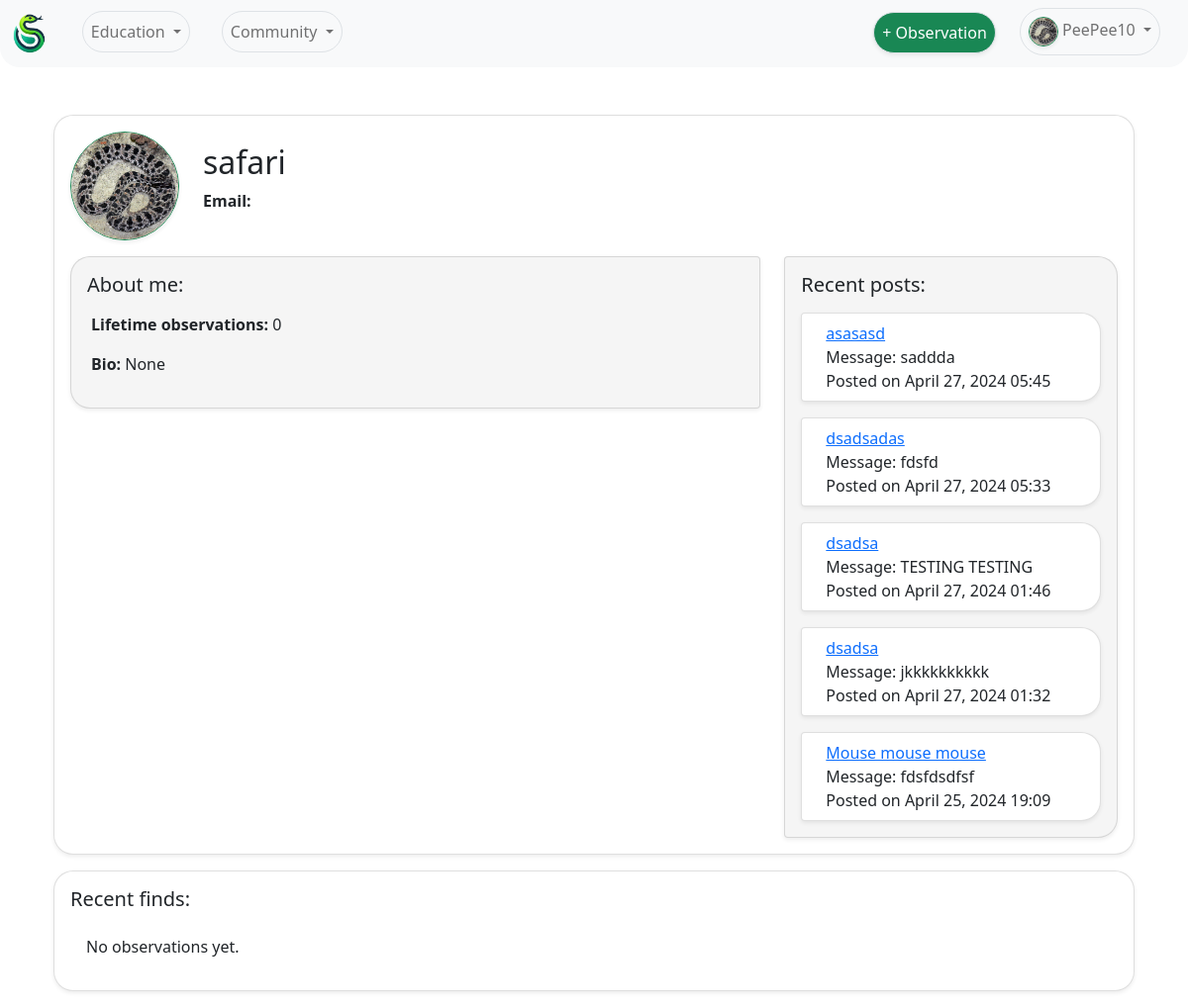
The app's page /auth/profile/safari/ (signed in) with its own data.
### UserAuth/models.py (models this page shows, shortened)
class UserProfile(models.Model):
    user = models.OneToOneField(User, on_delete=models.CASCADE) # Link the user profile to a user model instance
    profile_pic = models.ImageField(upload_to='profile_pics/', default='profile_pics/default.jpg' ,null=True, blank=True) # User profile picture
    bio = models.TextField(null=True, blank=True) # User bio
    observations = models.IntegerField(default=0) # User observation count

### Forum/models.py (models this page shows, shortened)
class Post(models.Model):
    thread = models.ForeignKey(Thread, on_delete=models.CASCADE, related_name='posts')
    message = models.TextField()
    created_by = models.ForeignKey(User, on_delete=models.CASCADE, related_name='posts_created')
    created_at = models.DateTimeField(auto_now_add=True)
    updated_at = models.DateTimeField(auto_now=True)

class Thread(models.Model):
    title = models.CharField(max_length=255)
    board = models.ForeignKey(Board, on_delete=models.CASCADE, related_name='threads')
    starter = models.ForeignKey(User, on_delete=models.CASCADE, related_name='threads_started')
    created_at = models.DateTimeField(auto_now_add=True)
    updated_at = models.DateTimeField(auto_now=True)

### UserAuth/views.py (the view)
# urls.py: path('profile/', views.profile_view, name='profile'),
@login_required
def profile_view(request, username=None):
    if username:
        user = get_object_or_404(User, username=username)
    else:
        user = request.user
    userprofile = UserProfile.objects.get(user=user)
    observations = UserObservation.objects.filter(user=user.userprofile)
    recentPosts = Post.objects.filter(created_by=user).order_by('-created_at')[:5] # Get the 5 most recent posts by the user
    recentobservations = observations.order_by('-date')[:6] # Get the 6 most recent observations by the user
    context = {
        'user': user,
        'userprofile': userprofile,
        'observations': observations,
        'recentPosts': recentPosts,
        'recentobservations': recentobservations
    }
    return render(request, 'profile.html', context)

### UserAuth/templates/profile.html (shortened to what this page needs)
{% extends 'base.html' %}
{% block content %}
{% load static %}
<div class="container my-3">
    <div class="card shadow-sm" style="border-radius: 20px; overflow: hidden;">
        <div class="card-body">
            <div class="row align-items-center">
                <div class="col-auto">
                    {% if user.userprofile.profile_pic %}
                        <img src="{{MEDIA_URL}}{{ user.userprofile.profile_pic.url }}" class="rounded-circle border border-success shadow-sm" alt="Profile Picture" style="width: 110px; height: 110px; object-fit: cover;">
                    {% else %}
                        <img src="{% static 'default.jpg' %}" class="rounded-circle border border-success shadow-sm" alt="Default Profile Picture" style="width: 110px; height: 110px; object-fit: cover;">
                    {% endif %}
                </div>
                <div class="col">
                    <h2 class="card-title">{{ user.username | slice:":15" }}</h2>
                    <p><strong>Email:</strong> {{ user.email }}</p>
                </div>
            </div>
            <div class="row mt-3">
                <div class="col-md-8">
                    <div class="card shadow-sm mb-3" style="background-color:whitesmoke; border-top-left-radius: 20px; border-bottom-left-radius: 20px; overflow:hidden">
                        <div class="card-body">
                            <h5 class="card-title mb-3">About me:</h5>
                            <div class="mx-1">
                                <p><strong>Lifetime observations:</strong> {{ user.userprofile.observations }}</p>
                                <p><strong>Bio:</strong> {{ user.userprofile.bio }}</p>
                            </div>
                        </div>
                    </div>
                </div>
                <div class="col-md-4">
                    <div class="card shadow-sm" style="background-color:whitesmoke; border-top-right-radius: 20px; border-bottom-right-radius: 20px; overflow:hidden">
                        <div class="card-body">
                            <h5 class="card-title">Recent posts:</h5>
                            {% if recentPosts %}
                                {% for post in recentPosts %}
                                    <div class="card shadow-sm mt-3 recentpost" style="border-top-right-radius: 20px; border-bottom-right-radius: 20px; overflow: hidden;">
                                        <div class="mx-4 mt-2 mb-2">
                                            <a href="{% url 'thread_posts' thread_id=post.thread.id %}">{{ post.thread.title }}</a>
                                            <br>
                                            Message: {{ post.message|truncatechars:50 }}
                                            <br>
                                            Posted on {{ post.created_at|date:"F d, Y H:i" }}
                                        </div>
                                    </div>
                                {% endfor %}
                            {% else %}
                                <p class="mx-1">No recent posts to display.</p>
                            {% endif %}
                        </div>
                    </div>
                </div>
            </div>
        </div>
    </div>
    <div class="card shadow-sm mt-3" style="border-radius: 20px; overflow: hidden;">
        <div class="card-body">
            <h5 class="card-title">Recent finds:</h5>
            {% if recentobservations %}
            <div class="container mt-3">
                <div class="card shadow-sm" style="border-radius: 20px; overflow: hidden;">
                    <div class="row mx-3">
                        {% for observation in recentobservations %}
                            <div class="col-sm-12 col-md-6">
                                <div class="card shadow-sm mt-3 mb-3 obsitem" style="background-color:whitesmoke; border-radius: 20px; overflow: hidden;">
                                    <div class="card-body">
                                        <h5 class="card-title
                                        {% if observation.species %}
                                            text-success
                                        {% else %}
                                            text-danger
                                        {% endif %}">
                                            <a href="{% url 'id_view' %}">{{ observation.species }}</a>
                                        </h5>
                                        <h6 class="card-subtitle mb-3 text-muted">{{ observation.date|date:"F d, Y H:i" }}</h6>
                                        <p class="card-text">{{ observation.observation }}</p>
                                        <hr>
                                        {% if observation.observation_pic %}
                                            <img src="{{ observation.observation_pic.url }}" alt="Observation Image" style="max-width: 100%; height: auto; border-radius: 20px;">
                                        {% else %}
                                            <p class="card-text">No image uploaded.</p>
                                        {% endif %}
                                    </div>
                                </div>
                            </div>
                        {% endfor %}
                        {% if user.userprofile.observations > 6 %}
                            <a href="{% url 'user_journal_view' user.username %}" class="btn btn-success rounded-pill mt-3 mb-3">View More</a>
                        {% endif %}
                    </div>
                </div>
            </div>
            {% else %}
                <div class="card-body">
                    <p class="card-text">No observations yet.</p>
                </div>
            {% endif %}
        </div>
    </div>
</div>
{% endblock content %}

### UserAuth/templates/base.html (shortened to what this page needs)
<!DOCTYPE html>
<html lang="en">
    <head>
        <link href="https://cdn.jsdelivr.net/npm/bootstrap@5.0.2/dist/css/bootstrap.min.css" rel="stylesheet">
    </head>
    {% load static %}
    <body>
        <header>
            <nav class="navbar navbar-expand-lg navbar-light bg-light mb-5" style="border-bottom-left-radius: 20px; border-bottom-right-radius: 20px;">
                <div class="container-fluid">
                    <a class="navbar-brand" href="{% url 'home_view' %}">
                        <img src="{% static 'serpentSpotLogo.png' %}" alt="Logo" style="height: 40px; padding: 0px;">
                    </a>
                <div class="collapse navbar-collapse" id="navbarNavDropdown">
                    <ul class="navbar-nav">
                        <li class="nav-item dropdown">
                            <a class="nav-link dropdown-toggle mx-3 mb-1 rounded-pill text-center border expand" href="#" id="navbarDropdownMenuLink" role="button" data-bs-toggle="dropdown" aria-expanded="false">
                                Education
                            </a>
                        </li>
                        <li class="nav-item dropdown">
                            <a class="nav-link dropdown-toggle mx-3 mb-1 rounded-pill text-center border expand" href="#" id="navbarDropdownMenuLink" role="button" data-bs-toggle="dropdown" aria-expanded="false">
                                Community
                            </a>
                        </li>
                    </ul>
                    {% if user.is_authenticated %}
                    <ul class="navbar-nav ms-auto">
                        <li class="nav-item dropdown">
                            <li class="nav-item">
                                <a href="{% url 'journal_view' %}" class="nav-link mx-2 mt-1 mb-1 rounded-pill shadow-sm text-center border expand bg-success text-white">+ Observation</a>
                            </li>
                            <a class="nav-link dropdown-toggle mx-3 mb-1 rounded-pill text-center border expand" href="{% url 'profile' %}" id="navbarProfileDropdown" role="button" data-bs-toggle="dropdown" aria-expanded="false">
                                {% if user.userprofile.profile_pic %}
                                    <img src="{{MEDIA_URL}}{{ request.user.userprofile.profile_pic.url }}" class="rounded-circle border border-success shadow-sm" alt="Profile Picture" style="width: 30px; height: 30px; object-fit: cover;">
                                {% endif %}
                                {{ request.user.username }}
                            </a>
                        </li>
                    </ul>
                    {% endif %}
                </div>
            </nav>
        </header>
        <main role="main" class="container">
            {% block content %}{% endblock content %}
        </main>
    </body>
</html>

### UserAuth/templates/profile.html (style rules this page uses)
body { background-image: url("https://live.staticflickr.com/5554/14535285422_48531e9131_b.jpg"); }

### records on screen
Post: thread "asasasd", message "saddda", created_at "April 27, 2024 05:45"
Post: thread "dsadsadas", message "fdsfd", created_at "April 27, 2024 05:33"
Post: thread "dsadsa", message "TESTING TESTING", created_at "April 27, 2024 01:46"
Post: thread "dsadsa", message "jkkkkkkkkkk", created_at "April 27, 2024 01:32"
Post: thread "Mouse mouse mouse", message "fdsfdsdfsf", created_at "April 25, 2024 19:09"

### other values on screen
{{ request.user.username }} "PeePee10"
{{ user.username | slice:":15" }} "safari"
{{ user.userprofile.observations }} "0"
{{ user.userprofile.bio }} "None"
